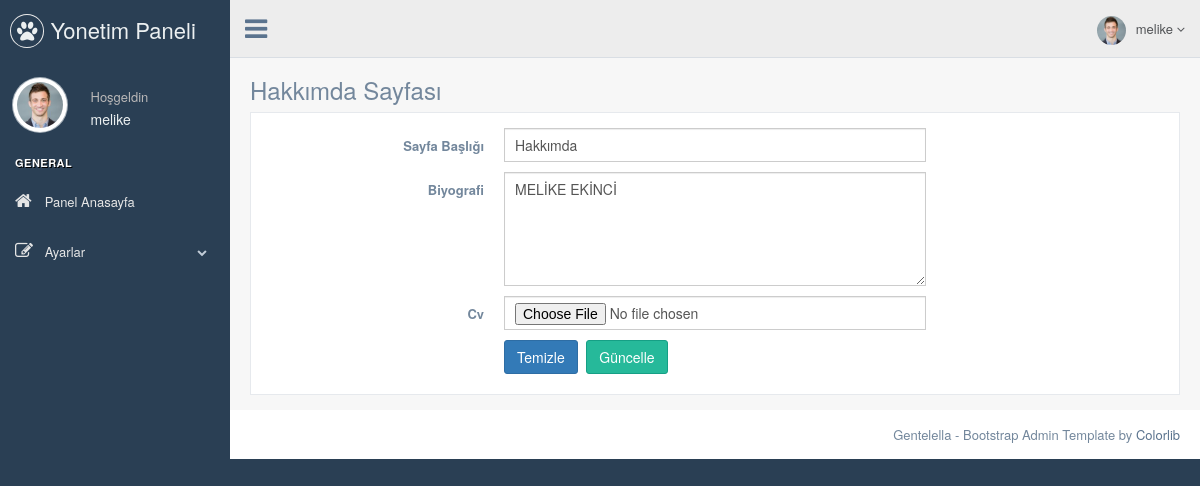
The page /PP/nedmin/about_us.php (signed in) on the database its author committed.
### tables this page shows
CREATE TABLE `user` (
  `user_id` int(11) NOT NULL,
  `user_name` varchar(50) NOT NULL,
  `email` varchar(50) NOT NULL,
  `password` varchar(50) NOT NULL
);

CREATE TABLE `about_me` (
  `about_id` int(11) NOT NULL,
  `about_title` varchar(50) NOT NULL,
  `content` varchar(50) NOT NULL,
  `cv` varchar(250) NOT NULL
);

### PP/nedmin/about_us.php (the view, shortened to what this page needs)
<?php
include 'header.php';
$check_about = $db->prepare("SELECT * FROM about_me");
$check_about->execute();
$control_about = $check_about->rowCount();
$fetch_about = $db->prepare("SELECT * FROM about_me WHERE about_id=1");
$fetch_about->execute();
$fetch = $fetch_about->fetch(PDO::FETCH_ASSOC);
?>
<div class="right_col" role="main">
  <div class="">
    <div class="page-title">
      <div class="title_left">
        <h3>Hakkımda Sayfası</h3>
      </div>
    </div>
  </div>
  <div class="clearfix"></div>
  <div class="row">
    <div class="col-md-12 col-sm-12 col-xs-12">
      <div class="x_panel">
        <div class="x_content">
          <form class="form-horizontal form-label-left" action="process.php" method="POST">
            <div class="item form-group">
              <label class="control-label col-md-3 col-sm-3 col-xs-12" for="name">Sayfa Başlığı
              </label>
              <div class="col-md-6 col-sm-6 col-xs-12">
                <input class="form-control col-md-7 col-xs-12" data-validate-length-range="6" data-validate-words="2" name="about_title" value="<?php echo $fetch['about_title'] ?>" required="required" type="text">
              </div>
            </div>
            <div class="item form-group">
              <label class="control-label col-md-3 col-sm-3 col-xs-12" for="email">Biyografi
              </label>
              <div class="col-md-6 col-sm-6 col-xs-12">
                <textarea id="textarea" required="required" name="content" class="form-control col-md-7 col-xs-12" rows='5'><?php echo $fetch['content'] ?></textarea>
              </div>
            </div>
            <div class="item form-group">
              <label class="control-label col-md-3 col-sm-3 col-xs-12" for="email">Cv
              </label>
              <div class="col-md-6 col-sm-6 col-xs-12">
                <input type="file" name="cv" required="required" class="form-control col-md-7 col-xs-12">
              </div>
            </div>
            <div class="form-group">
              <div class="col-md-6 col-md-offset-3">
                <button type="reset" class="btn btn-primary">Temizle</button>
                <?php
                if ($control_about == 1) { ?>
                  <button type="submit" class="btn btn-success" name="update_about">Güncelle</button>
                <?php } else { ?>
                  <button type="submit" class="btn btn-warning" name="insert_about">Ekle</button>
                <?php } ?>
              </div>
          </form>
        </div>
      </div>
    </div>
  </div>
</div>
</div>
<?php
include 'footer.php';
?>

### PP/nedmin/header.php (shortened to what this page needs)
<?php
include 'connect.php';
$user_name = @$_SESSION['user_name'];
$query = $db->prepare("SELECT * FROM user WHERE user_name='$user_name'");
$query->execute();
$fetch = $query->fetch(PDO::FETCH_ASSOC);
?>
<!DOCTYPE html>
<html lang="en">
  <head>
    <link href="./vendors/bootstrap/dist/css/bootstrap.min.css" rel="stylesheet">
    <link href="./vendors/font-awesome/css/font-awesome.min.css" rel="stylesheet">
    <link href="./vendors/nprogress/nprogress.css" rel="stylesheet">
    <link href="./vendors/iCheck/skins/flat/green.css" rel="stylesheet">
    <link href="./vendors/bootstrap-progressbar/css/bootstrap-progressbar-3.3.4.min.css" rel="stylesheet">
    <link href="./vendors/jqvmap/dist/jqvmap.min.css" rel="stylesheet"/>
    <link href="./vendors/bootstrap-daterangepicker/daterangepicker.css" rel="stylesheet">
    <link href="./build/css/custom.min.css" rel="stylesheet">
  </head>
  <body class="nav-md">
    <div class="container body">
      <div class="main_container">
        <div class="col-md-3 left_col">
          <div class="left_col scroll-view">
            <div class="navbar nav_title" style="border: 0;">
              <a href="index.html" class="site_title"><i class="fa fa-paw"></i> <span>Yonetim Paneli</span></a>
            </div>
            <div class="profile clearfix">
              <div class="profile_pic">
                <img src="images/img.jpg" alt="..." class="img-circle profile_img">
              </div>
              <div class="profile_info">
                <span>Hoşgeldin</span>
                <h2><?php echo @$fetch['user_name']; ?></h2>
              </div>
            </div>
            <br />
            <div id="sidebar-menu" class="main_menu_side hidden-print main_menu">
              <div class="menu_section">
                <h3>General</h3>
                <ul class="nav side-menu">
                  <li><a href="index.php"><i class="fa fa-home"></i> Panel Anasayfa </a></li>
                  <li><a><i class="fa fa-edit"></i> Ayarlar <span class="fa fa-chevron-down"></span></a>
                  </li>
              </div>
            </div>
          </div>
        </div>
        <div class="top_nav">
          <div class="nav_menu">
            <nav>
              <div class="nav toggle">
                <a id="menu_toggle"><i class="fa fa-bars"></i></a>
              </div>
              <ul class="nav navbar-nav navbar-right">
                <li class="">
                  <a href="javascript:;" class="user-profile dropdown-toggle" data-toggle="dropdown" aria-expanded="false">
                    <img src="images/img.jpg" alt=""><?php echo @$fetch['user_name']; ?>
                    <span class=" fa fa-angle-down"></span>
                  </a>
                </li>
              </ul>
            </nav>
          </div>
        </div>

### rows shown on the page
user: user_name "melike"
about_me: about_title "Hakkımda", content "MELİKE EKİNCİ"
